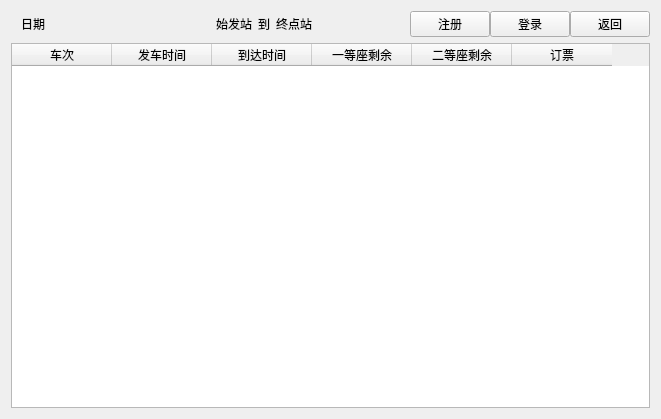
<?xml version="1.0" encoding="UTF-8"?>
<ui version="4.0">
 <class>Form</class>
 <widget class="QWidget" name="Form">
  <property name="geometry">
   <rect>
    <x>0</x>
    <y>0</y>
    <width>661</width>
    <height>419</height>
   </rect>
  </property>
  <property name="windowTitle">
   <string>查询结果</string>
  </property>
  <layout class="QVBoxLayout" name="verticalLayout">
   <item>
    <layout class="QHBoxLayout" name="horizontalLayout_4">
     <item>
      <layout class="QHBoxLayout" name="horizontalLayout_3" stretch="0,0">
       <property name="leftMargin">
        <number>10</number>
       </property>
       <item>
        <widget class="QLabel" name="date_chosen">
         <property name="sizePolicy">
          <sizepolicy hsizetype="Preferred" vsizetype="Preferred">
           <horstretch>0</horstretch>
           <verstretch>0</verstretch>
          </sizepolicy>
         </property>
         <property name="text">
          <string>日期</string>
         </property>
        </widget>
       </item>
       <item>
        <layout class="QHBoxLayout" name="horizontalLayout">
         <item>
          <widget class="QLabel" name="departure_label">
           <property name="sizePolicy">
            <sizepolicy hsizetype="Fixed" vsizetype="Preferred">
             <horstretch>0</horstretch>
             <verstretch>0</verstretch>
            </sizepolicy>
           </property>
           <property name="text">
            <string>始发站</string>
           </property>
          </widget>
         </item>
         <item>
          <widget class="QLabel" name="label_4">
           <property name="sizePolicy">
            <sizepolicy hsizetype="Fixed" vsizetype="Preferred">
             <horstretch>0</horstretch>
             <verstretch>0</verstretch>
            </sizepolicy>
           </property>
           <property name="text">
            <string>到</string>
           </property>
          </widget>
         </item>
         <item>
          <widget class="QLabel" name="destination_label">
           <property name="sizePolicy">
            <sizepolicy hsizetype="Preferred" vsizetype="Preferred">
             <horstretch>1</horstretch>
             <verstretch>0</verstretch>
            </sizepolicy>
           </property>
           <property name="text">
            <string>终点站</string>
           </property>
          </widget>
         </item>
        </layout>
       </item>
      </layout>
     </item>
     <item>
      <layout class="QHBoxLayout" name="horizontalLayout_2">
       <property name="spacing">
        <number>0</number>
       </property>
       <item>
        <widget class="QPushButton" name="register_btn">
         <property name="sizePolicy">
          <sizepolicy hsizetype="Fixed" vsizetype="Fixed">
           <horstretch>0</horstretch>
           <verstretch>0</verstretch>
          </sizepolicy>
         </property>
         <property name="text">
          <string>注册</string>
         </property>
        </widget>
       </item>
       <item>
        <widget class="QPushButton" name="login_btn">
         <property name="sizePolicy">
          <sizepolicy hsizetype="Fixed" vsizetype="Fixed">
           <horstretch>0</horstretch>
           <verstretch>0</verstretch>
          </sizepolicy>
         </property>
         <property name="text">
          <string>登录</string>
         </property>
        </widget>
       </item>
       <item>
        <widget class="QPushButton" name="back_btn">
         <property name="sizePolicy">
          <sizepolicy hsizetype="Fixed" vsizetype="Fixed">
           <horstretch>0</horstretch>
           <verstretch>0</verstretch>
          </sizepolicy>
         </property>
         <property name="text">
          <string>返回</string>
         </property>
        </widget>
       </item>
      </layout>
     </item>
    </layout>
   </item>
   <item>
    <widget class="QTableWidget" name="result_table">
     <column>
      <property name="text">
       <string>车次</string>
      </property>
     </column>
     <column>
      <property name="text">
       <string>发车时间</string>
      </property>
     </column>
     <column>
      <property name="text">
       <string>到达时间</string>
      </property>
     </column>
     <column>
      <property name="text">
       <string>一等座剩余</string>
      </property>
     </column>
     <column>
      <property name="text">
       <string>二等座剩余</string>
      </property>
     </column>
     <column>
      <property name="text">
       <string>订票</string>
      </property>
     </column>
    </widget>
   </item>
  </layout>
 </widget>
 <resources/>
 <connections/>
</ui>
